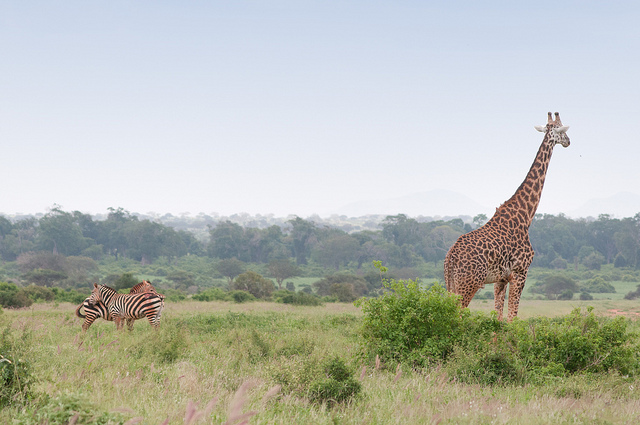
#> input picture 20_理解特征/2.jpg, 640 x 425 px
$ python demo.py
#> lines starting #> are read from the running program, lines starting #| are printed output that depends on the picture; after the words box and inside, x2 and y2 are one past the last pixel; in counts of white or black regions, pixels touching at a corner belong together
# 哈里斯角检测  cv.cornerHarris(), cv.cornerSubPix()
# SubPixel精度的转角 cv.cornerSubPix

import numpy as np
import cv2 as cv
import matplotlib.pyplot as plt

filename = '2.jpg'
img = cv.imread(filename)
#> img is the input picture: shape (425, 640, 3); mean B, G, R 175.9, 184.8, 181.4
img = cv.cvtColor(img, cv.COLOR_BGR2RGB)
gray = cv.cvtColor(img, cv.COLOR_BGR2GRAY)
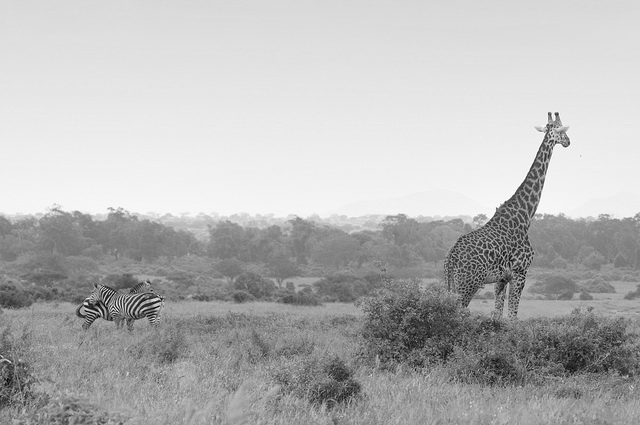
#> gray: shape (425, 640); min 1, max 255, mean 181.7
gray = np.float32(gray)
dst = cv.cornerHarris(gray, 2, 3, 0.04)
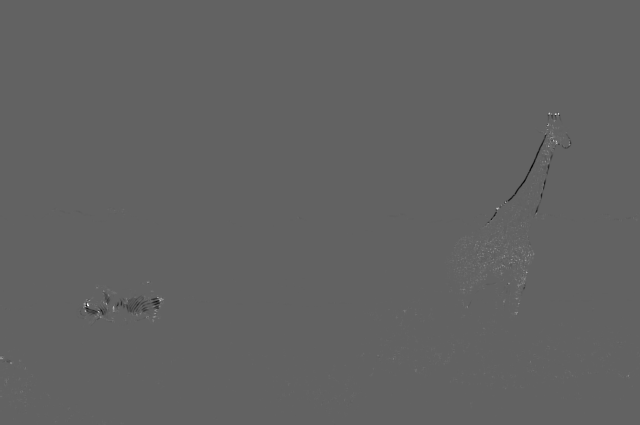
#> dst: shape (425, 640) float32; min -28763956, max 45852244, mean 17616.9; drawn with min black and max white
# result用于标记角点，并不重要
dst = cv.dilate(dst, None)
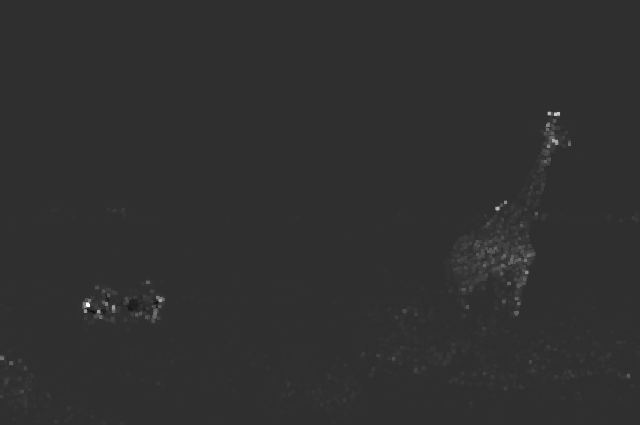
#> dst: shape (425, 640) float32; min -10437096, max 45852244, mean 171507.4; drawn with min black and max white
# 最佳值的阈值，它可能因图像而异。
img[dst > 0.01*dst.max()] = [0, 0, 255]
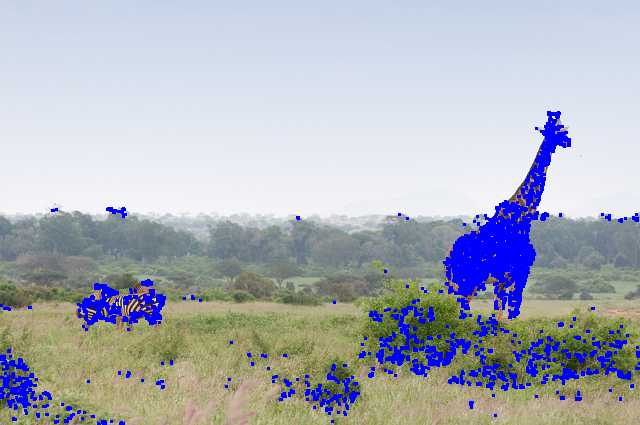
#> img: shape (425, 640, 3); mean R, G, B 173.2, 177.4, 186.5
cv.imshow('dst', img)

# ==============================

ret, dst = cv.threshold(dst, 0.01*dst.max(), 255, 0)
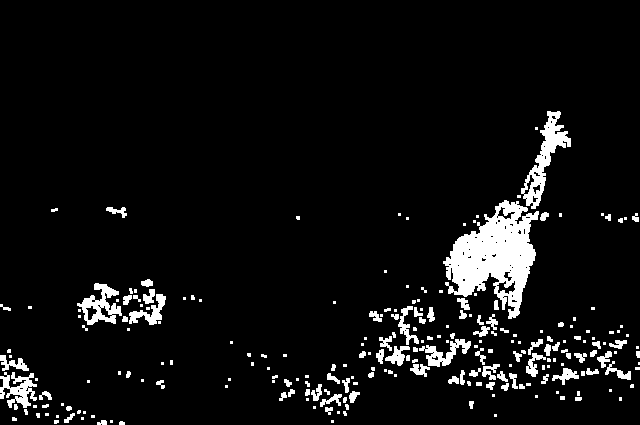
#> dst: shape (425, 640) float32; 6.3% white; 235 white regions (132 under 20 px), largest, box (x1, y1, x2, y2) and area: (443, 200, 539, 319) 5860, (521, 111, 571, 209) 1481, (77, 283, 122, 325) 847
#> ret = 458522.4
dst = np.uint8(dst)
# 寻找质心
ret, labels, stats, centroids = cv.connectedComponentsWithStats(dst)
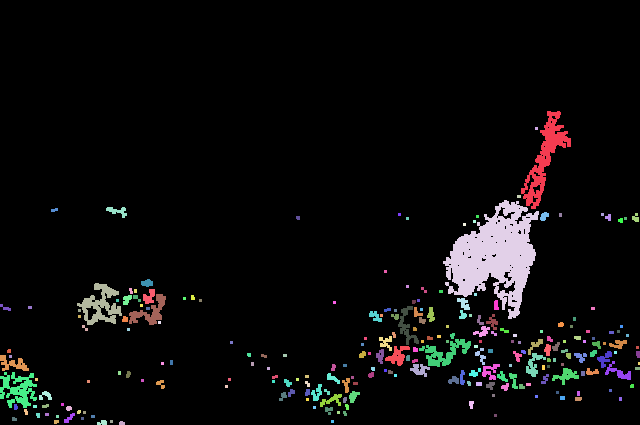
#> labels: shape (425, 640) int32; 236 distinct labels, from 0 to 235; one colour per label, 0 black
#> ret = 236; stats = 236 rows, first 6: [0, 0, 640, 425, 254734], [521, 111, 50, 98, 1481], [535, 127, 3, 3, 9], [517, 195, 4, 3, 12], [443, 200, 96, 119, 5860], [106, 207, 21, 11, 109]; centroids = 236 pairs, first value 5.09 to 638.5, second value 128 to 422.7
# 定义停止和完善拐角的条件
criteria = (cv.TERM_CRITERIA_EPS + cv.TERM_CRITERIA_MAX_ITER, 100, 0.001)
corners = cv.cornerSubPix(gray,np.float32(centroids), (5, 5), (-1, -1), criteria)
#> corners = 236 pairs, first value 2.79 to 638.5, second value 127.1 to 422.3
# 绘制
res = np.hstack((centroids,corners))
#> res = 236 rows, first 6: [313.7, 206.1, 313.7, 206.1], [544.7, 157.5, 546.8, 162], [536, 128, 534.2, 127.1], [518.5, 196, 515.3, 191.4], [494.3, 255.7, 494.3, 255.7], [117, 210.8, 120.5, 209.4]
res = np.int0(res)
#> res = 236 rows, first 6: [313, 206, 313, 206], [544, 157, 546, 161], [536, 128, 534, 127], [518, 196, 515, 191], [494, 255, 494, 255], [117, 210, 120, 209]
img[res[:, 1], res[:, 0]] = [0, 0, 255]
#> img: shape (425, 640, 3); under 0.01% of pixels changed, all inside (x1, y1, x2, y2) = (149, 206, 534, 393)
img[res[:, 3], res[:, 2]] = [0, 255, 0]
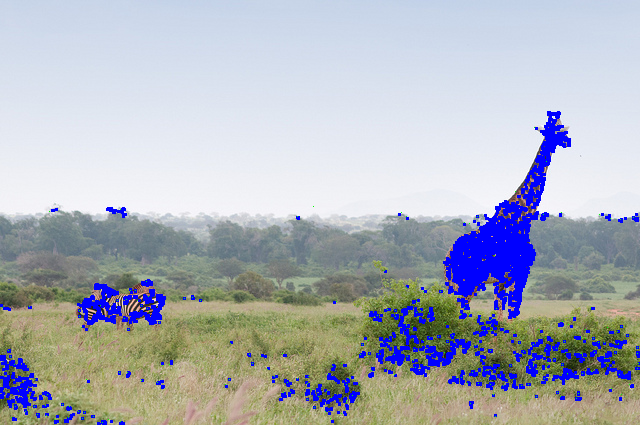
#> img: shape (425, 640, 3); mean R, G, B 173.2, 177.6, 186.3
cv.imshow('res', img)
cv.waitKey(0)
cv.destroyAllWindows()

$ run again, with 20_理解特征/3.jpg copied over 20_理解特征/2.jpg
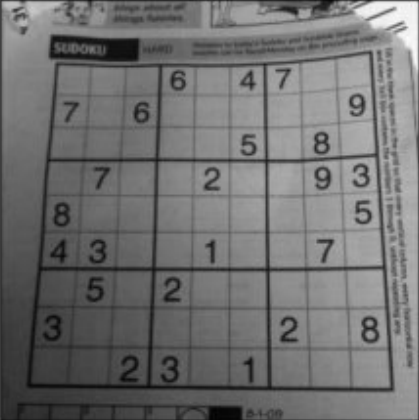
#> input picture 20_理解特征/3.jpg, 419 x 420 px
#> img is the input picture: shape (420, 419, 3); min 1, max 253, mean 112.5
#> `ret, dst = cv.threshold(dst, 0.01*dst.max(), 255, 0)`:
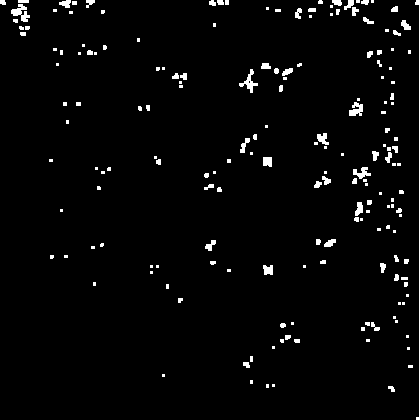
#> dst: shape (420, 419) float32; 2.5% white; 182 white regions (108 under 20 px), largest, box (x1, y1, x2, y2) and area: (11, 4, 30, 22) 167, (239, 69, 258, 93) 147, (349, 102, 363, 116) 129
#> `ret, dst = cv.threshold(dst, 0.01*dst.max(), 255, 0)`: ret = 61559.1
#> labels: shape (420, 419) int32; 183 distinct labels, from 0 to 182
#> `ret, labels, stats, centroids = cv.connectedComponentsWithStats(dst)`: ret = 183; stats = 183 rows, first 6: [0, 0, 419, 420, 171596], [0, 0, 6, 5, 26], [18, 0, 11, 3, 33], [59, 0, 12, 8, 65], [72, 1, 5, 4, 20], [86, 0, 9, 8, 43]; centroids = 183 pairs, first value 2.46 to 417, second value 1 to 418
#> corners = 183 pairs, first value 1.4 to 417.3, second value 1 to 418.4
#> `res = np.hstack((centroids,corners))`: res = 183 rows, first 6: [207.4, 211.3, 207.4, 211.3], [2.46, 1.96, 1.4, 1.23], [23, 1, 23.11, 2.73], [65.25, 3.25, 65.25, 3.25], [74, 2.5, 73.21, 1.1], [89.42, 2.44, 89.48, 2.8]
#> `res = np.int0(res)`: res = 183 rows, first 6: [207, 211, 207, 211], [2, 1, 1, 1], [23, 1, 23, 2], [65, 3, 65, 3], [74, 2, 73, 1], [89, 2, 89, 2]
#> `img[res[:, 3], res[:, 2]] = [0, 255, 0]`:
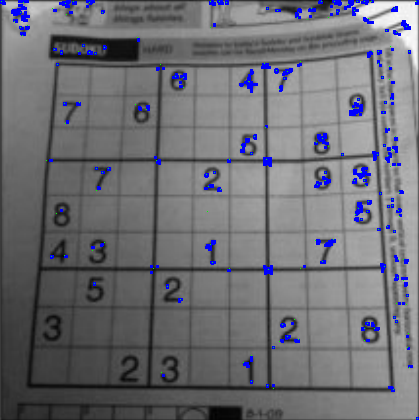
#> img: shape (420, 419, 3); mean R, G, B 109.8, 110.1, 116
